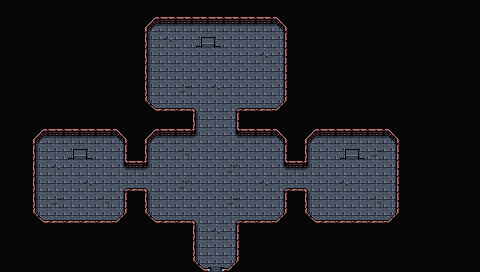

Below is a game level as drawn by its tile map, then a one-line description and the .tmx that defines it (tile-layer data replaced by summaries):
An orthogonal 30x17 tile map with 16x16 px tiles, 4 tile layers (Collision, Background, Floor, Clutter), 2 tilesets and 7 objects.

<map version="1.10" tiledversion="1.10.1" orientation="orthogonal" renderorder="right-down" width="30" height="17" tilewidth="16" tileheight="16" infinite="0" nextlayerid="7" nextobjectid="66">
 <editorsettings>
  <export target="wastetown..tmx" format="tmx" />
 </editorsettings>
 <properties>
  <property name="dungeonEffect" value="{&quot;startBattleWithCard&quot;: [ &quot;Canonized in Blood&quot; ]}" />
 </properties>
 <tileset firstgid="1" source="../../tileset/main.tsx" />
 <tileset firstgid="10113" source="../../tileset/buildings.tsx" />
 <layer id="6" name="Collision" width="30" height="17">
  <data>[510 cells, 32 non-empty, 1 distinct tile ids]</data>
 </layer>
 <layer id="1" name="Background" width="30" height="17">
  <data>[510 cells, 510 non-empty, 1 distinct tile ids]</data>
 </layer>
 <layer id="2" name="Floor" width="30" height="17">
  <data>[510 cells, 431 non-empty, 16 distinct tile ids]</data>
 </layer>
 <layer id="3" name="Clutter" width="30" height="17">
  <properties>
   <property name="spriteLayer" type="bool" value="true" />
  </properties>
  <data>[510 cells, 23 non-empty, 7 distinct tile ids]</data>
 </layer>
 <objectgroup id="4" name="Objects">
  <object id="38" template="../../obj/entry_up.tx" x="192" y="269" width="48" height="16">
   <properties>
    <property name="teleport" value="../common/maps/map/vampirecastle/vampirecastle_3.tmx" />
   </properties>
  </object>
  <object id="48" template="../../obj/treasure.tx" x="375.809" y="183.982" />
  <object id="50" template="../../obj/enemy.tx" x="208.853" y="111.662">
   <properties>
    <property name="enemy" value="High Vampire" />
   </properties>
  </object>
  <object id="62" template="../../obj/gold.tx" x="217.161" y="49.644" />
  <object id="63" template="../../obj/treasure.tx" x="38.5" y="184" />
  <object id="64" template="../../obj/enemy.tx" x="305" y="184">
   <properties>
    <property name="enemy" value="Vampire" />
   </properties>
  </object>
  <object id="65" template="../../obj/enemy.tx" x="110" y="184">
   <properties>
    <property name="enemy" value="Vampire" />
   </properties>
  </object>
 </objectgroup>
</map>